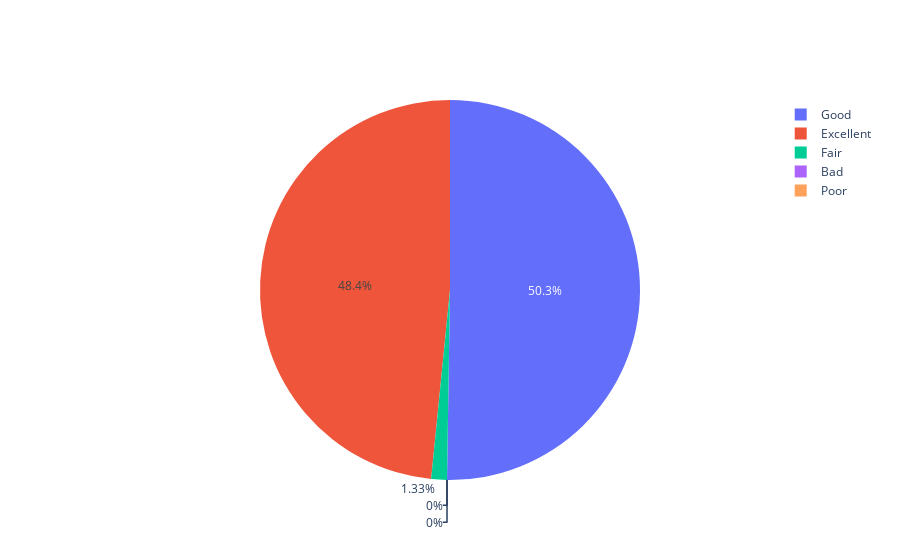

Notebook cell for this chart:
### Markdown cell above
<h4>Rough Attendance distribution.</h4>

### Code cell
_tdata = data.Attendance_Rough.value_counts()

labels = _tdata.index
values = _tdata.values

go.Figure(data=[go.Pie(labels=labels, values=values)])

### Figure 1 — Plotly figure (JSON) as saved in the notebook; plotly's stock layout.template omitted (floating-point values rounded to 4 significant figures)
{"data": [{"labels": ["Good", "Excellent", "Fair", "Bad", "Poor"], "values": [3205, 3088, 85, 0, 0], "type": "pie"}], "layout": {}}
